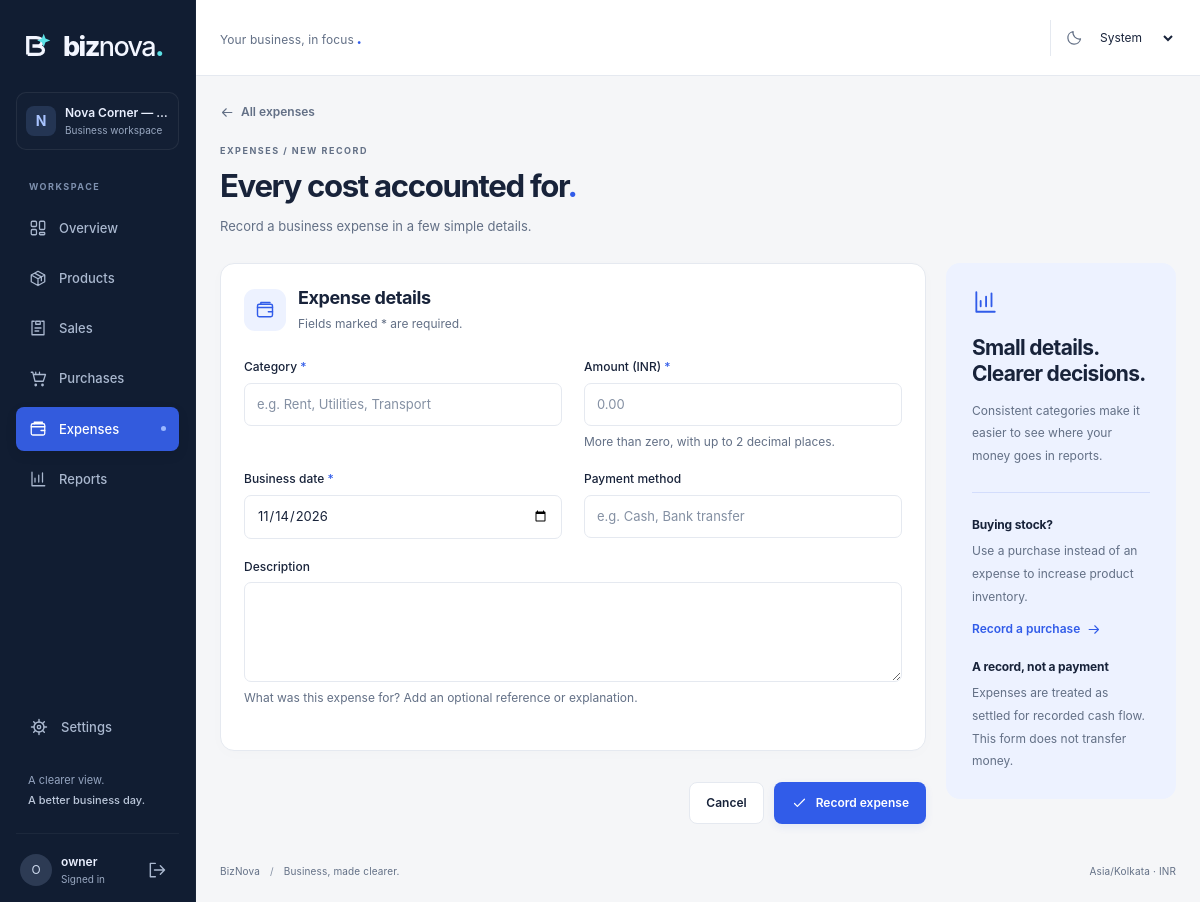
Page /expenses/new (signed in) on the committed database.
### app/models/settings.py (models this page shows, shortened)
class BusinessSettings(db.Model):
    __tablename__ = "business_settings"
    id = db.Column(db.Integer, primary_key=True)
    business_name = db.Column(db.String(120), nullable=False, default="BizNova")
    currency = db.Column(db.String(3), nullable=False, default="INR")
    timezone = db.Column(db.String(64), nullable=False, default="Asia/Kolkata")
    theme = db.Column(db.String(10), nullable=False, default="system")
    updated_at = db.Column(db.DateTime, nullable=False, default=utcnow, onupdate=utcnow)
    __table_args__ = (
        db.CheckConstraint("theme IN ('light', 'dark', 'system')", name="ck_settings_theme"),
        db.CheckConstraint("length(currency) = 3", name="ck_settings_currency"),
    )
    @classmethod
    def get(cls) -> "BusinessSettings":
        with db.session.no_autoflush:
            settings = db.session.get(cls, 1)
        return settings

### app/models/user.py (models this page shows, shortened)
class User(TimestampMixin, db.Model):
    __tablename__ = "users"
    id = db.Column(db.Integer, primary_key=True)
    username = db.Column(db.String(40), nullable=False, unique=True, index=True)
    display_name = db.Column(db.String(120), nullable=False)
    password_hash = db.Column(db.String(255), nullable=False)
    last_login_at = db.Column(db.DateTime, nullable=True)

### app/blueprints/expenses.py (the view)
@bp.route("/new", methods=["GET", "POST"])
@login_required
def create():
    return expense_form()

### app/blueprints/expenses.py (called while the page is built)
def expense_form(expense=None):
    errors, status = {}, 200
    if request.method == "POST":
        result, errors, status = attempt(lambda: expenses.update_expense(expense, request.form, g.user.id) if expense else expenses.create_expense(request.form, g.user.id))
        if not errors:
            flash("Expense saved.", "success")
            return redirect(f"/expenses/{result.id}", code=303)
        form = request.form
    elif expense:
        form = {"category": expense.category, "amount": money_input(expense.amount_paise), "business_date": expense.business_date.isoformat(), "payment_method": expense.payment_method or "", "description": expense.description or ""}
    else:
        form = {"business_date": business_today(g.business.timezone).isoformat()}
    return render_template("expenses/form.html", expense=expense, form=form, errors=errors), status

### app/models/base.py (called while the page is built)
def utcnow() -> datetime:
    return datetime.now(timezone.utc).replace(tzinfo=None)

### app/security.py (called while the page is built)
def session_expired():
    if not session.get("user_id"):
        return False
    try:
        seen = datetime.fromisoformat(session["last_seen"])
        return utcnow() - seen > current_app.config["SESSION_IDLE_TIMEOUT"]
    except (KeyError, ValueError, TypeError):
        return True

def login_required(view):
    @wraps(view)
    def wrapped(*args, **kwargs):
        if not getattr(g, "user", None):
            return redirect(url_for("auth.login", next=request.full_path if request.method == "GET" else "/"))
        return view(*args, **kwargs)
    return wrapped

def credential_stamp(user):
    return hmac.new(current_app.secret_key.encode(), user.password_hash.encode(), hashlib.sha256).hexdigest()

def load_user():
    g.user = None
    if session_expired():
        session.clear()
    if session.get("user_id"):
        g.user = db.session.get(User, session["user_id"])
        if not g.user or not hmac.compare_digest(session.get("credential_stamp", ""), credential_stamp(g.user)):
            session.clear()
            g.user = None
        else:
            session["last_seen"] = utcnow().isoformat()

### app/services/clock.py (called while the page is built)
def coerce_zone(name: str | None) -> ZoneInfo:
    try:
        return ZoneInfo(name or DEFAULT_TZ)
    except (ZoneInfoNotFoundError, ValueError):
        return ZoneInfo(DEFAULT_TZ)

def business_now(tz_name: str | None = None) -> datetime:
    return datetime.now(coerce_zone(tz_name))

def business_today(tz_name: str | None = None) -> date:
    return business_now(tz_name).date()

### app/templates/expenses/form.html (shortened to what this page needs)
{% extends 'base.html' %}
{% import '_ui.html' as ui with context %}
{% block content %}
<a class="back-link" href="{{ '/expenses/' ~ expense.id if expense else '/expenses' }}">{{ ui.icon('back') }}{{ 'Back to expense' if expense else 'All expenses' }}</a>
<div class="page-heading"><div><p class="eyebrow">EXPENSES / {{ 'EDIT' if expense else 'NEW RECORD' }}</p><h1>{{ 'Edit expense' if expense else 'Every cost accounted for' }}<span class="accent-dot">.</span></h1><p class="page-description">{{ 'Keep your records accurate. Changes are saved to the audit trail.' if expense else 'Record a business expense in a few simple details.' }}</p></div></div>
<div class="form-layout"><form method="post" action="{{ '/expenses/' ~ expense.id ~ '/edit' if expense else '/expenses/new' }}" class="stack" data-async>{{ ui.csrf() }}<section class="card form-card"><div class="section-title"><span class="icon-tile">{{ ui.icon('expense') }}</span><div><h2>Expense details</h2><p class="muted">Fields marked * are required.</p></div></div><div class="form-grid">{{ ui.input('category', 'Category', required=true, maxlength=60, placeholder='e.g. Rent, Utilities, Transport', list='expense-categories') }}{{ ui.input('amount', 'Amount (' ~ business.currency ~ ')', required=true, inputmode='decimal', placeholder='0.00', hint='More than zero, with up to 2 decimal places.') }}{{ ui.input('business_date', 'Business date', type='date', required=true) }}{{ ui.input('payment_method', 'Payment method', maxlength=40, placeholder='e.g. Cash, Bank transfer', list='payment-methods') }}</div><datalist id="expense-categories"><option value="Rent"><option value="Utilities"><option value="Transport"><option value="Office supplies"><option value="Maintenance"><option value="Other"></datalist><datalist id="payment-methods"><option value="Cash"><option value="Bank transfer"><option value="Card"><option value="UPI"><option value="Other"></datalist>{{ ui.textarea('description', 'Description', maxlength=300, hint='What was this expense for? Add an optional reference or explanation.') }}</section><div class="form-actions"><a class="btn btn-secondary" href="{{ '/expenses/' ~ expense.id if expense else '/expenses' }}">Cancel</a><button type="submit" class="btn btn-primary" data-loading-label="Saving expense…">{{ ui.icon('check') }}{{ 'Save changes' if expense else 'Record expense' }}</button></div></form><aside class="form-aside"><div class="aside-callout">{{ ui.icon('report') }}<h2>Small details. Clearer decisions.</h2><p>Consistent categories make it easier to see where your money goes in reports.</p><hr><h3>Buying stock?</h3><p>Use a purchase instead of an expense to increase product inventory.</p><a class="text-link" href="/purchases/new">Record a purchase {{ ui.icon('arrow') }}</a><h3>A record, not a payment</h3><p>Expenses are treated as settled for recorded cash flow. This form does not transfer money.</p></div></aside></div>
{% endblock %}

### app/templates/base.html (shortened to what this page needs)
<!doctype html>
<html lang="en" data-theme="light">
<head>
  <link rel="stylesheet" href="{{ url_for('static', filename='css/app.css') }}">
</head>
{% import '_ui.html' as ui with context %}
<body class="{% if not current_user %}auth-layout{% endif %}" data-currency="{{ business.currency if business else 'INR' }}">
{% if current_user %}
<aside class="sidebar no-print" id="sidebar" aria-label="Workspace navigation">
  <div class="sidebar-brand"><a class="brand" href="/" aria-label="BizNova home"><svg class="brand-mark" width="32" height="32" viewBox="0 0 32 32" fill="none" aria-hidden="true"><path d="M4 25V7h9c8 0 8 9 1 9H9m5 0c9 0 9 9 0 9H4" stroke="currentColor" stroke-width="3.5"/><path d="m21 3 2 5 5 2-5 2-2 5-2-5-5-2 5-2 2-5Z" fill="#5CE1E6"/></svg><span>biz<span class="brand-nova">nova</span><span class="brand-period">.</span></span></a><button class="icon-button mobile-only js-only" type="button" data-close-drawer aria-label="Close navigation">{{ ui.icon('close') }}</button></div>
  <div class="workspace-label"><span class="workspace-avatar">{{ (business.business_name or 'B')[:1]|upper }}</span><div><strong>{{ business.business_name }}</strong><small>Business workspace</small></div></div>
  <p class="nav-caption">WORKSPACE</p>
  <nav class="main-nav" aria-label="Main">
  {% for href, label, icon in [('/', 'Overview', 'dashboard'), ('/products', 'Products', 'box'), ('/sales', 'Sales', 'sale'), ('/purchases', 'Purchases', 'purchase'), ('/expenses', 'Expenses', 'expense'), ('/reports', 'Reports', 'report')] %}
  {% set active = request.path == href if href == '/' else request.path.startswith(href) %}<a href="{{ href }}" aria-label="{{ label }}" {% if active %}aria-current="page"{% endif %}>{{ ui.icon(icon) }}<span>{{ label }}</span>{% if active %}<span class="nav-active-dot"></span>{% endif %}</a>
  {% endfor %}
  </nav>
  <div class="sidebar-bottom"><a class="settings-nav {% if request.path == '/settings' %}active{% endif %}" href="/settings" {% if request.path == '/settings' %}aria-current="page"{% endif %}>{{ ui.icon('settings') }}Settings</a><div class="sidebar-note">A clearer view.<br><strong>A better business day.</strong></div><div class="account-row"><span class="user-avatar">{{ current_user.username[:1]|upper }}</span><div><strong>{{ current_user.username }}</strong><small>Signed in</small></div><form method="post" action="/auth/logout">{{ ui.csrf() }}<button class="icon-button" type="submit" aria-label="Sign out" title="Sign out">{{ ui.icon('logout') }}</button></form></div></div>
</aside>
{% endif %}
<div class="app-shell" id="app-shell">
  <header class="topbar no-print">
    <div class="topbar-start">{% if current_user %}<span class="topbar-workspace">Your business, in focus<span class="accent-dot">.</span></span>{% else %}<a class="brand brand-compact" href="/">biz<span class="brand-nova">nova</span><span class="brand-period">.</span></a>{% endif %}</div>
    <div class="topbar-actions"><div class="theme-control">{{ ui.icon('moon') }}<select id="header-theme" data-theme-select aria-label="Color theme"><option value="system" selected>System</option></select></div></div>
  </header>
  <main id="main-content" class="main-content" tabindex="-1">
    {% block content %}{% endblock %}
    {% if current_user %}<footer class="page-footer"><span>BizNova <span class="footer-divider">/</span> Business, made clearer.</span><span>{{ business.timezone }} · {{ business.currency }}</span></footer>{% endif %}
  </main>
</div>
</body>
</html>

### rows in the picture
BusinessSettings: business_name "N", business_name "Nova Corner —…", timezone "Asia/Kolkata", currency "INR"
User: username "O", username "owner"

### other values in the picture
{{ label }} "Overview" "Products" "Sales" "Purchases" "Expenses" "Reports"
{{ 'Back to expense' if expense else 'All expenses' }} "All expenses"
{{ 'EDIT' if expense else 'NEW RECORD' }} "NEW RECORD"
{{ 'Edit expense' if expense else 'Every cost accounted for' }} "Every cost accounted for"
{{ label }} "Category Amount (INR) Business date Payment method"
{{ hint }} "More than zero, with up to 2 decimal places."
{{ label }} "Description"
{{ hint }} "What was this expense for? Add an optional reference or explanation."
{{ 'Save changes' if expense else 'Record expense' }} "Record expense"
